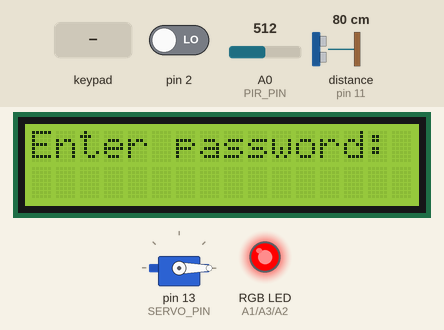
This sketch was run on a simulated Arduino Uno, built with avr-gcc and run on an emulated ATmega328P. Shown: 16×2 character LCD, servo, an RGB LED mixed from three pins (HIGH = lit). Wiring (inferred from the names in the program): ultrasonic range finder: trigger pin 12; echo pin 11. Inputs (shaded band) come from the test bench; at power-on: pin 2 LOW, A0 (PIR_PIN) = 512, distance to the obstacle (sensor on pin 11) 80 cm. The echo pulse lasts 58.3 µs per cm; pins used as bus, display or sensor lines are not drawn.

Above: at 2.2 s.
2.3 s: keypad keys 1 2 3 4 # pressed 0.4 s apart
At 4.9 s:
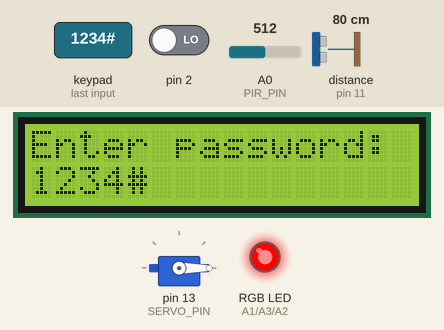
5.8 s: key 'A' pressed
At 6.4 s:
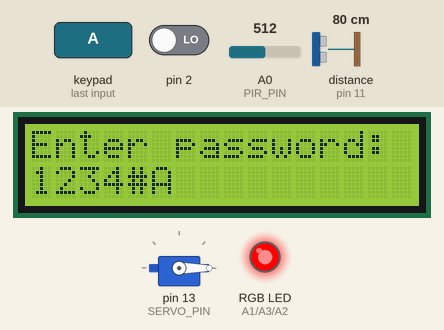
7.3 s: key 'C' pressed
At 7.6 s:
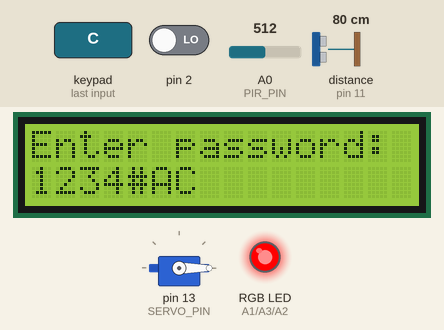
8.8 s: keypad keys 1 2 3 4 A pressed 0.4 s apart
At 10.9 s:
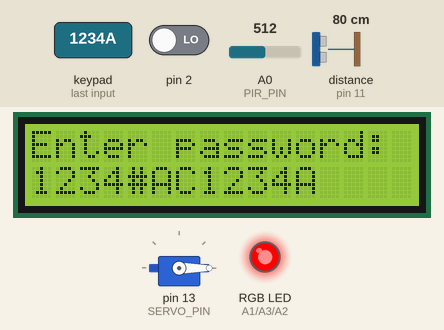
12.3 s: key 'B' pressed
At 13.5 s:
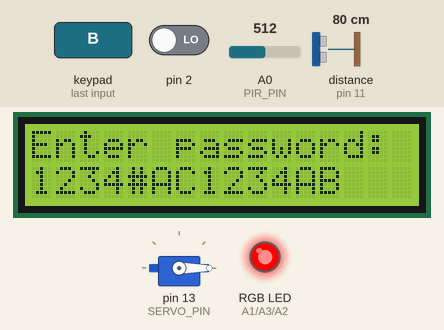
13.8 s: key '*' pressed
At 14.8 s:
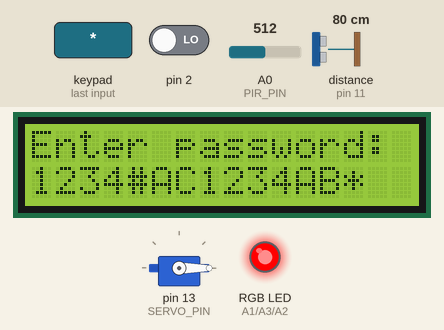
Timing chart, 0 to 16.3 s (numbered marks = the images above; inputs shaded):
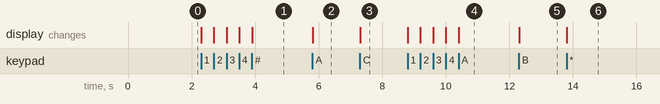

Measured:
- after the input at 2.3 s, the display: first changes at once (image 1 shows a later state)
- after the input at 5.8 s, the display: changes at once (image 2)
- after the input at 7.3 s, the display: changes at once (image 3)
- after the input at 8.8 s, the display: first changes at once (image 4 shows a later state)
- after the input at 12.3 s, the display: changes at once (image 5)
- after the input at 13.8 s, the display: changes at once (image 6)

The sketch:

project_source_code.ino
```cpp
#include <Keypad.h>
#include <LiquidCrystal_I2C.h>
#include <Servo.h>

#define ECHO_PIN 11
#define TRIG_PIN 12
#define SERVO_PIN 13
#define PIR_PIN A0
#define RED_LED_PIN A1
#define GREEN_LED_PIN A3
#define BLUE_LED_PIN A2

#define DISTANCE_THRESHOLD 50


LiquidCrystal_I2C lcd(0x20,16,2);

Servo myServo;

const byte ROWS = 4; //four rows
const byte COLS = 4; //four columns
char keys[ROWS][COLS] = {
  {'1','2','3','A'},
  {'4','5','6','B'},
  {'7','8','9','C'},
  {'*','0','#','D'}
};
byte rowPins[ROWS] = {10, 9, 8, 7}; //connect to the row pinouts of the keypad
byte colPins[COLS] = {6, 5, 4, 3}; //connect to the column pinouts of the keypad
Keypad keypad = Keypad(makeKeymap(keys), rowPins, colPins, ROWS, COLS);


void lcdSetup() {
    lcd.init();
    lcd.backlight();
    lcd.setCursor(0, 0);
    lcd.print("Enter password:");
    lcd.setCursor(0, 1);
}

void ultrasonicSetup() {
    pinMode(TRIG_PIN, OUTPUT);
    pinMode(ECHO_PIN, INPUT);
}

void PIRSetup()
{
    pinMode(PIR_PIN, INPUT);
}

void rgbLedSetup() {
    pinMode(RED_LED_PIN, OUTPUT);
    pinMode(GREEN_LED_PIN, OUTPUT);
    pinMode(BLUE_LED_PIN, OUTPUT);

    digitalWrite(RED_LED_PIN, HIGH);
    digitalWrite(GREEN_LED_PIN, LOW);
    digitalWrite(BLUE_LED_PIN, LOW);
}

void buttonSetup()
{
    cli();

  	DDRD &= ~(1<<PD2);
  	EICRA |= 1<<ISC00;
    EICRA |= 1<<ISC01;
  	EIMSK |= 1<<INT0;

    TCCR2A = 0;
    TCCR2B = 0;
    TCNT2 = 0;
    OCR2A = 124; // Set compare match register for 1kHz increments
    TCCR2A |= (1 << WGM21); // CTC mode
    TCCR2B |= (1 << CS22) | (1 << CS21) | (1 << CS20); // 1024 prescaler
    TIMSK2 |= (1 << OCIE2A); // Enable timer compare interrupt

    sei();
}

void setup() {
    Serial.begin(9600);
    lcdSetup();
    ultrasonicSetup();
    rgbLedSetup();
  	buttonSetup();
    myServo.attach(SERVO_PIN);
    myServo.write(0);
    delay(1000);
}

unsigned int timerCount = 0;
bool buttonPressed = false;
String enteredPassword = "";  // To store the entered password
const String correctPassword = "1234";  // The correct password
int buttonPressCount = 0;
bool lockedUp = true;
bool closeToTheSensor = false;
bool pirDetected = false;

ISR(INT0_vect){
  	buttonPressed = true;
  	buttonPressCount++;
}

ISR(TIMER2_COMPA_vect) {
    if (buttonPressCount > 0 && lockedUp==true) {
        timerCount++;
        if (buttonPressCount == 1 && timerCount >= 125) {
            digitalWrite(RED_LED_PIN, !digitalRead(RED_LED_PIN));
            timerCount = 0;
        }
        else if (buttonPressCount == 2 && timerCount >= 64) {
            digitalWrite(RED_LED_PIN, !digitalRead(RED_LED_PIN));
            timerCount = 0;
        }
        else if (buttonPressCount > 2 && timerCount>=32) {
            digitalWrite(RED_LED_PIN, !digitalRead(RED_LED_PIN));
            timerCount = 0;
        }
    }
}

void loop()
{
    char key = keypad.getKey();
    if (key != NO_KEY)
    {
        lcd.print(key);
        enteredPassword+=key;
    }

	if(buttonPressed==true)
    {
   		if (enteredPassword == correctPassword)
        {
          if(lockedUp == true)
          {
            unlock();
            lockedUp = false;
            jsonPrint("locking", "false");
          }
          else
          {
            lockedUp = true;
            lock();
            jsonPrint("locking", "true");
          }

          buttonPressCount = 0;
        }
        else
        {
          jsonPrint("worngPassord",String(buttonPressCount));
        }


      enteredPassword="";
      lcd.clear();
      lcd.setCursor(0, 0);
      lcd.print("Enter password:");
      lcd.setCursor(0, 1);
      buttonPressed=false;
    }
  if(lockedUp)
  {
  	checkPIR();
  }

  checkDistance();
}

void unlock()
{
  	for(int i = 0; i <= 90; i++)
    {
    	myServo.write(i);
      	delay(10);
    }

  	digitalWrite(RED_LED_PIN, LOW);
    digitalWrite(GREEN_LED_PIN, HIGH);
}

void lock()
{
    for(int i = 90; i >= 0; i--)
    {
    	myServo.write(i);
      	delay(10);
    }

  	digitalWrite(RED_LED_PIN, HIGH);
    digitalWrite(GREEN_LED_PIN, LOW);
}

void jsonPrint(String key, String value) {
  // Format the key-value pair as JSON
  String jsonString = "{\"" + key + "\": \"" + value + "\"}";

  // Send the JSON string over the serial port
  Serial.println(jsonString);
}

void checkPIR()
{
    int pirValue = analogRead(PIR_PIN);
  	if(pirValue > 512 && !pirDetected)
    {
      jsonPrint("message", "Someone in the room");
      pirDetected = true;
    }

  if(pirValue < 512)
  {
    pirDetected = false;
  }
}

void checkDistance()
{
   long distance = measureDistance();
  // Check if distance is below the threshold and the flag is false
  if (distance < DISTANCE_THRESHOLD && !closeToTheSensor) {
    // Print a message in JSON format
    jsonPrint("message", "Someone crossed the threshold");

    // Set the flag to true to prevent repeated messages
    closeToTheSensor = true;
  }

  // Check if distance is above the threshold to reset the flag
  if (distance > DISTANCE_THRESHOLD) {
    closeToTheSensor = false;
  }
}

long measureDistance() {
    digitalWrite(TRIG_PIN, LOW);
    delayMicroseconds(2);
    digitalWrite(TRIG_PIN, HIGH);
    delayMicroseconds(10);
    digitalWrite(TRIG_PIN, LOW);
    long duration = pulseIn(ECHO_PIN, HIGH);
    long distance = (duration / 2) / 29.1;
    return distance;
}
```
